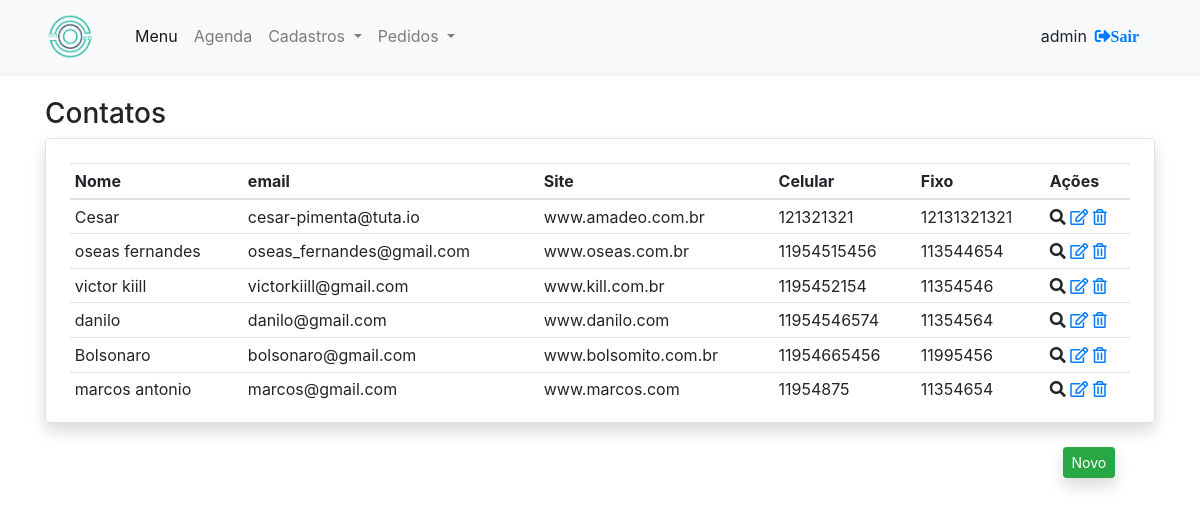
The app's page /home/contato/ (signed in) with its own data.
### home/models.py (models this page shows, shortened)
class Contato(models.Model):
    nome = models.CharField(max_length=35)
    email = models.EmailField(null=True)
    site = models.CharField(max_length=40, null=True)
    celular = models.IntegerField()
    telefone1 = models.IntegerField(null=True)
    telefone2 = models.IntegerField(null=True)
    foto = models.ImageField(upload_to='clients_photos', null=True, blank=True)

### home/views.py (the view)
# urls.py: path('contato/', contato_list, name='contato_list'),
@login_required
def contato_list(request):
    contato = Contato.objects.all()
    return render(request, 'contato_list.html', {'contato': contato})

### home/templates/contato_list.html
{% extends 'base.html' %}
{% load bootstrap %}
{% block main %}
    <main class="container">
        <section class="mt-4">
            <h3>Contatos</h3>
            <article class="rounded border shadow pt-4 pr-4 pl-4 table-responsive-sm">
                <table class="table table-hover table-sm ">
                    <thead>
                        <tr>
                            <th>
                                Nome
                            </th>
                            <th>
                                email
                            </th>
                            <th>
                                Site
                            </th>
                            <th>
                                Celular
                            </th>
                            <th>
                                Fixo
                            </th>
                            <th>
                                Ações
                            </th>
                        </tr>
                    </thead>
                    <tbody>
                    {% for contato in contato %}
                        <tr>
                            <td>
                                {{ contato.nome }}
                            </td>
                            <td>
                                {{ contato.email }}
                            </td>
                            <td>
                                {{ contato.site }}
                            </td>
                            <td>
                                {{ contato.celular }}
                            </td>
                            <td>
                                {{ contato.telefone1 }}
                            </td>
                            <td>
                                <a>
                                    <i class="fas fa-search"></i>
                                </a>
                                <a href="{% url 'contato_altera' contato.id %}">
                                    <i class="far fa-edit"></i>
                                </a>
                                <a href="{% url 'contato_deleta' contato.id %}">
                                    <i class=" far fa-trash-alt"></i>
                                </a>
                            </td>
                        </tr>
                    {% endfor %}
                    </tbody>
                </table>
            </article>
            <div class="mt-4 offset-sm-11">
                <a class="btn btn-sm btn-success shadow" href="{% url 'contato_novo' %}">Novo</a>
            </div>
        </section>
    </main>
{% endblock %}

### templates/base.html (shortened to what this page needs)
{% load static %}
<!doctype html>
<html lang="pt">
    <head>
        <link rel="stylesheet" href="https://use.fontawesome.com/releases/v5.2.0/css/all.css">
        <link rel="stylesheet" href="{% static 'css/bootstrap.css' %}">
        <link rel="stylesheet" href="{% static 'css/auto.css' %}">
        <link rel="stylesheet" href="{% static 'css/agenda-default.css' %}">
        <link rel="stylesheet" href="{% static 'css/fullcalendar.min.css' %}">
        <link rel="stylesheet" href="{% static 'css/fullcalendar.print.min.css' %}"  media='print' />
    </head>
    <body>
        <header>
            <nav class="navbar navbar-expand-lg navbar-light bg-light shadow-sm">
              <div class="container">
                    <a class="navbar-brand" href="{% url 'home' %}">
                        <img class="" src="{% static 'media/icon.png' %}" width="50px" alt="logo" >
                    </a>
                  <div class="collapse navbar-collapse" id="navbarNavDropdown">
                      <div class="navbar d-flex justify-content-between collapse navbar-collapse">
                          <ul class="navbar-nav ">
                              <li class="nav-item active">
                                <a class="nav-link" href="{% url 'home' %}">Menu<span class="sr-only">(current)</span></a>
                              </li>
                              <li class="nav-item">
                                <a class="nav-link" href="{% url 'agenda' %}">Agenda</a>
                              </li>
                              <li class="nav-item">
                                <a class="nav-link dropdown-toggle" href="" id="navbarDropdownMenuLink" role="button" data-toggle="dropdown" aria-haspopup="true" aria-expanded="false">
                                  Cadastros
                                </a>
                              </li>
                              <li class="nav-item dropdown">
                                <a class="nav-link dropdown-toggle" href="#" id="navbarDropdownMenuLink" role="button" data-toggle="dropdown" aria-haspopup="true" aria-expanded="false">
                                  Pedidos
                                </a>
                              </li>
                          </ul>
                          <form class="form-inline">
                              {% if user.is_authenticated %}
                                <div class="pr-2">
                                    {{ user.username }}
                                </div>
                                <a class="my-2 my-lg-0" href="/logout"><i class="fas fa-sign-out-alt">Sair</i></a>
                              {% endif %}
                          </form>
                      </div>
                  </div>
              </div>
            </nav>
        </header>
        {% block main %}
        {% endblock %}
    </body>
</html>

### records on screen
Contato: nome "Cesar", email "cesar-pimenta@tuta.io", site "www.amadeo.com.br", celular "121321321", telefone1 "12131321321"
Contato: nome "oseas fernandes", email "oseas_fernandes@gmail.com", site "www.oseas.com.br", celular "11954515456", telefone1 "113544654"
Contato: nome "victor kiill", email "victorkiill@gmail.com", site "www.kill.com.br", celular "1195452154", telefone1 "11354546"
Contato: nome "danilo", email "danilo@gmail.com", site "www.danilo.com", celular "11954546574", telefone1 "11354564"
Contato: nome "Bolsonaro", email "bolsonaro@gmail.com", site "www.bolsomito.com.br", celular "11954665456", telefone1 "11995456"
Contato: nome "marcos antonio", email "marcos@gmail.com", site "www.marcos.com", celular "11954875", telefone1 "11354654"

### other values on screen
{{ user.username }} "admin"
